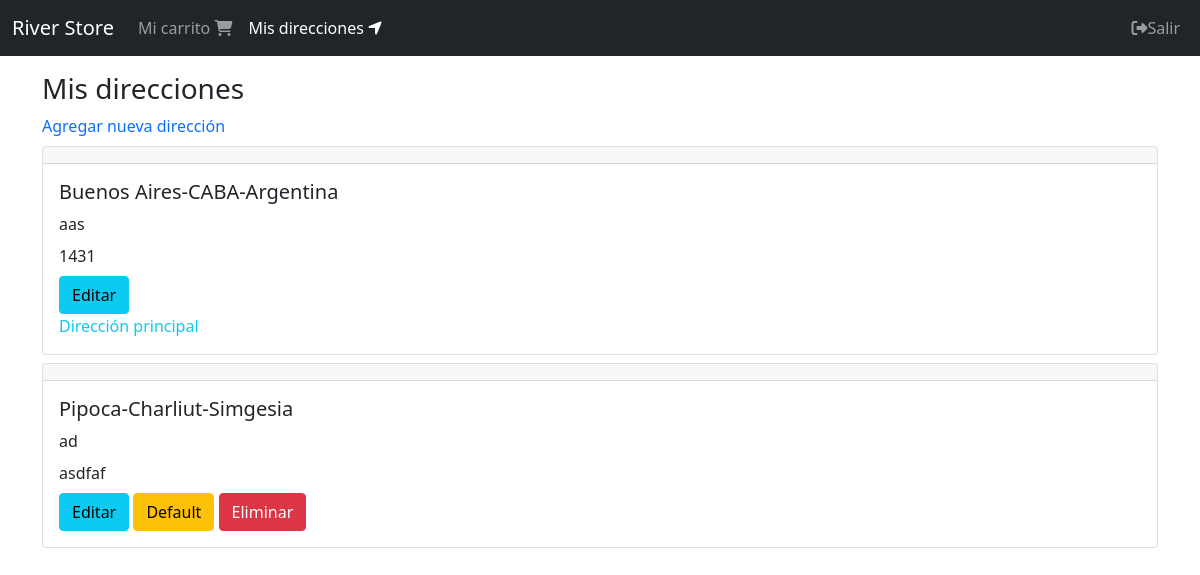
/direcciones/ (signed in), run on an earlier commit of the app's database.
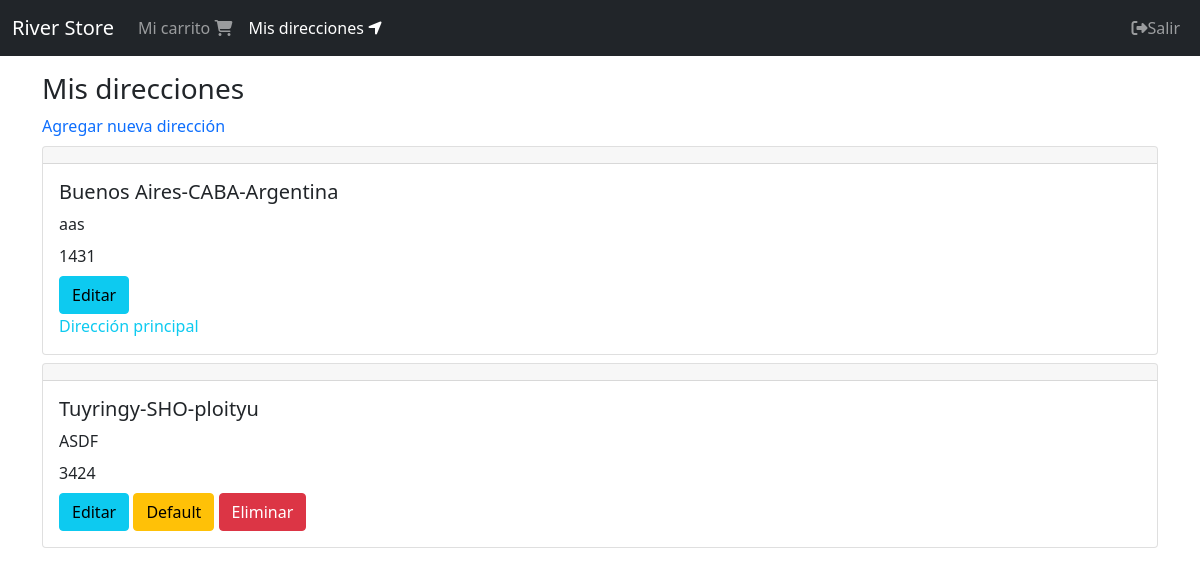
And on a later commit of the database.
### shipping_addresses/models.py (models this page shows, shortened)
class ShippingAddress(models.Model):
    user = models.ForeignKey(User, null=False, blank=False, on_delete=models.CASCADE)
    line1 = models.CharField(max_length=200)
    line2 = models.CharField(max_length=200, blank=True)
    city=models.CharField(max_length=100)
    state=models.CharField(max_length=100)
    country=models.CharField(max_length=50)
    reference=models.CharField(max_length=300)
    postal_code=models.CharField(max_length=10, null=False, blank=False)
    default=models.BooleanField(default=False)
    created_at=models.DateTimeField(auto_now_add=True)
    @property
    def address(self):
        return f'{self.city}-{self.state}-{self.country}'

### shipping_addresses/views.py (the view)
# urls.py: path('', views.ShippingAddressListView.as_view(), name='shipping_addresses'),
class ShippingAddressListView(LoginRequiredMixin, ListView):
    login_url = 'login'
    model = ShippingAddress
    template_name = 'shipping_addresses/shipping_addresses.html'
    def get_queryset(self):
        return ShippingAddress.objects.filter(user=self.request.user).order_by('-default')

### shipping_addresses/templates/shipping_addresses/shipping_addresses.html
{% extends 'base.html' %}
{% block content %}
<div class="col">
    <div class="h3">
        Mis direcciones
    </div>
    <div>
        <a href="{% url 'shipping_addresses:create' %}" style="text-decoration: none;">
        Agregar nueva dirección
        </a>
    </div>
    <div class="mt-2 mb-5">
        {% for shipping_address in object_list %}
        <div class="mt-2">
        {% include 'shipping_addresses/snippets/shipping_address.html' with edit=True %}
        </div>
        {% endfor %}
    </div>
</div>
{% endblock %}

### shipping_addresses/templates/shipping_addresses/snippets/shipping_address.html
<div class="card">
    <h5 class="card-header"></h5>
    <div class="card-body">
        <h5 class="card-title">{{ shipping_address.address }}</h5>
        <div class="card-title">{{ shipping_address.reference }}</div>
        <div class="card-title">{{ shipping_address.postal_code }}</div>
        {% if edit %}
        <div class="mt-2">
            <a href="{% url 'shipping_addresses:update' shipping_address.pk %}" class="btn btn-info">Editar</a>
            {% if shipping_address.default %}
            <div class="text-info">
                Dirección principal
            </div>
            {% else %}
            <a href="{% url 'shipping_addresses:default' shipping_address.pk %}" class="btn btn-warning">Default</a>
            <a href="{% url 'shipping_addresses:delete' shipping_address.pk %}" class="btn btn-danger">Eliminar</a>
            {% endif %}
        </div>
        {% endif %}
    </div>
</div>

What changed in the data, as far as the page shows it:
removed ShippingAddress: address "Pipoca-Charliut-Simgesia", reference "ad", postal_code "asdfaf", default "Default"
added ShippingAddress: address "Tuyringy-SHO-ploityu", reference "ASDF", postal_code "3424", default "Default"
